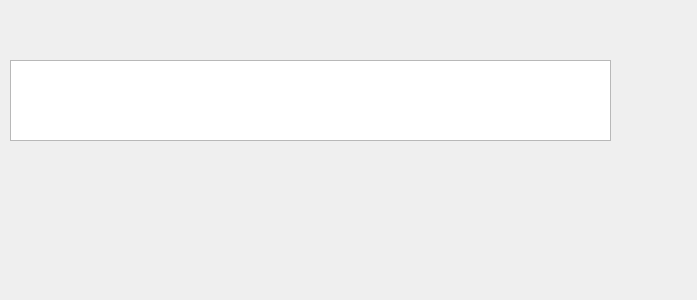
<?xml version="1.0" encoding="UTF-8"?>
<ui version="4.0">
 <class>DynamicECG</class>
 <widget class="QWidget" name="DynamicECG">
  <property name="geometry">
   <rect>
    <x>0</x>
    <y>0</y>
    <width>697</width>
    <height>300</height>
   </rect>
  </property>
  <property name="windowTitle">
   <string>Form</string>
  </property>
  <widget class="QtCharts::QChartView" name="graphicsView">
   <property name="geometry">
    <rect>
     <x>10</x>
     <y>60</y>
     <width>601</width>
     <height>81</height>
    </rect>
   </property>
  </widget>
 </widget>
 <customwidgets>
  <customwidget>
   <class>QtCharts::QChartView</class>
   <extends>QGraphicsView</extends>
   <header>qtchartview.h</header>
  </customwidget>
 </customwidgets>
 <resources/>
 <connections/>
</ui>
